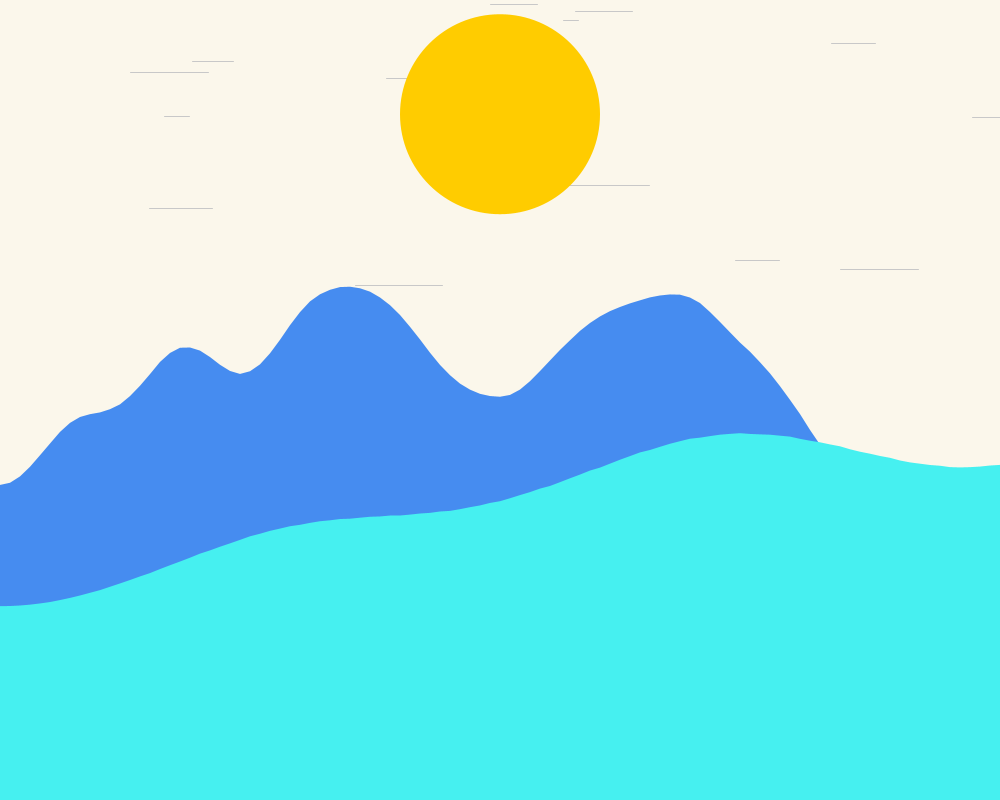
Frame 1 (no input)
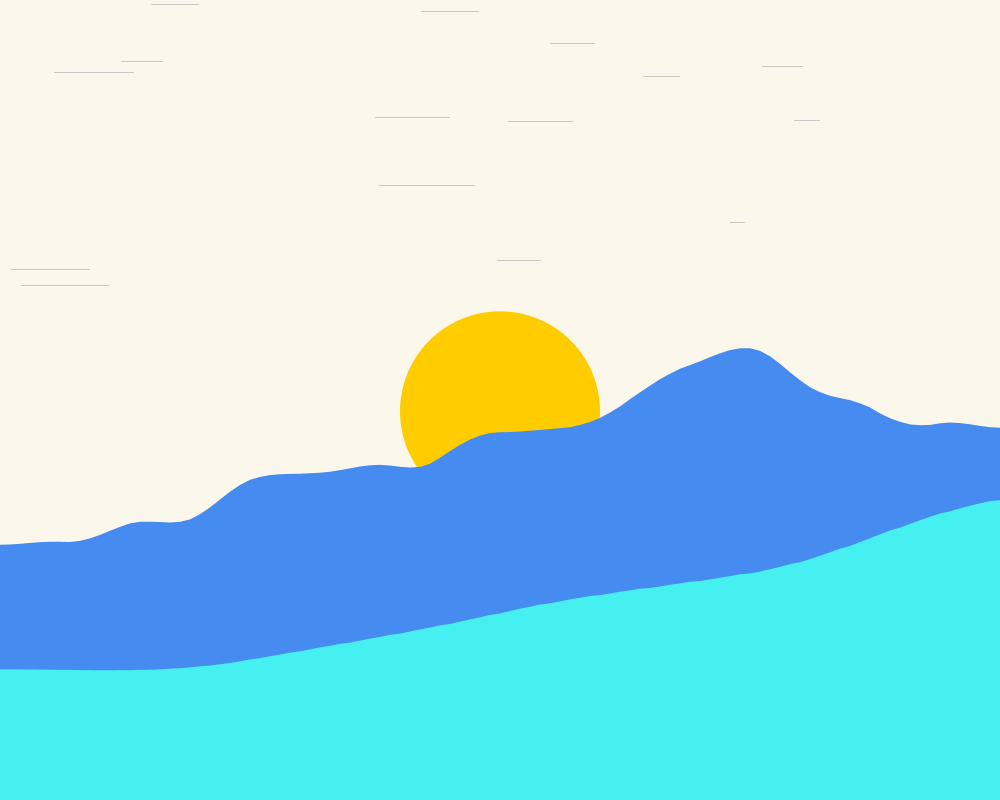
Frame 60 (the mouse pressed at the canvas centre just before this capture)
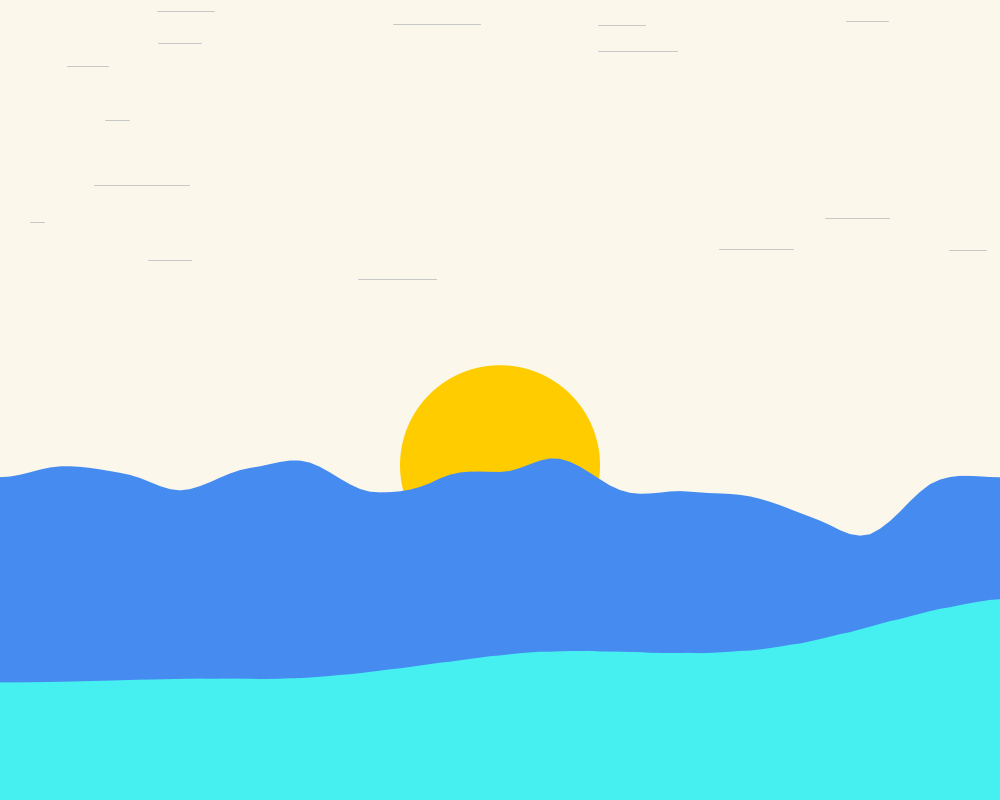
Frame 120 (the mouse held since frame 60 and released just before this capture)

The Processing sketch that drew these frames (run headless with seeded random() and noise(); from frame 60 on, the mouse is pressed at the canvas centre):

// Processing sketch: sketch_190320c
// ── sketch_190320c.pde
float x = width;
float y1off = 0.0;
float y2off = 0.0;
float randomNumber = random(100);
float moveX, moveY;

Wind[] winds = new Wind[15];

void setup() {
  size(1000, 800);
  for(int i = 0; i < winds.length; i++) {
    winds[i] = new Wind();
  }
}

void draw() {
  background(#fbf7eb);
  for(int i = 0; i < winds.length; i++) {
    winds[i].blow();
    winds[i].show();
  }

  // create foreground wave & ball
  beginShape();
  noStroke();
  float x1off = 0;
  float z1off = y1off;
  
  for (float x = 0; x <= width; x += 10) {
    float y = map(noise(x1off, y1off, z1off), 0, 1, 0, height);
    vertex(x, y);
    if(x == width/2) {
      fill(255, 204, 0);
      moveY = lerp(moveY, y-16, 0.3);
      ellipse(width/2, moveY, 200, 200);
    }
    x1off += 0.02;
  }    
  y1off += 0.01;
  z1off += 0.005;
  
  fill(70, 140, 240);
  vertex(width, height);
  vertex(0, height);
  
  endShape(CLOSE);
  
  // create background wave
  beginShape();
  
  noStroke();
  float x2off = 0;
  float z2off = y2off;
  
  for (float x = 0; x <= width; x += 10) {
    float y = map(noise(x2off, y2off, z2off), 0, 1, 0, height+200);
    vertex(x, y);
    x2off += 0.005;
  }    
  y2off += 0.005;
  z2off += 0.005;
  
  fill(70, 240, 240);
  vertex(width, height);
  vertex(0, height);
  
  endShape(CLOSE);
  
}

// create wind

class Wind {
  float x = random(width)+100;
  float y = random(300);
  float xSpeed = random(-20);
  float len = random(10, 100);
  
  void blow() {
    x = x + xSpeed;
    xSpeed = xSpeed - 0.03;
    if (x < 0) {
      x = width;
      y = random(300);
      xSpeed = random(-10, -40);
    }
  }
  
  void show() {
    stroke(200);
    line(x, y, x+len, y);
  }
}
